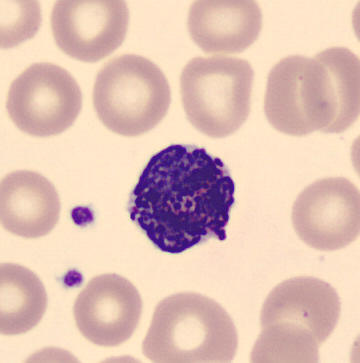
#> input picture data/annotations/yolo11_pilot/images/BA_100102.jpg, 360 x 363 px
$ python -i quality.py   (imports and definitions only)
#> lines starting #> are read from the running program, lines starting #| are printed output that depends on the picture
#> further down, picture is the input picture: PIL image 360x363 RGB; mean R, G, B 224.1, 193, 181.5
"""Heuristic input-quality checks shown as warnings next to a prediction.

IMPORTANT: these are simple, *unvalidated* heuristics (brightness, contrast,
blur, colour saturation, aspect ratio). They flag images that look unlike a
typical stained PBC smear crop; they are **not** an out-of-distribution detector
and do not guarantee anything about prediction correctness. Thresholds are
module constants so they can be calibrated against the real dataset with
``compute_quality_stats``.
"""

from __future__ import annotations

from dataclasses import dataclass

import numpy as np
from PIL import Image
from scipy import ndimage

MIN_MEAN_BRIGHTNESS = 40.0     # 0-255 grey level; below -> "too dark"
MAX_MEAN_BRIGHTNESS = 235.0    # above -> "too bright / washed out"
MIN_CONTRAST_STD = 12.0        # grey-level std; below -> "low contrast"
MIN_LAPLACIAN_VAR = 20.0       # on a 224px grey image; below -> "possibly blurry"
MIN_MEAN_SATURATION = 0.06     # HSV saturation 0-1; below -> "almost greyscale"
MAX_ASPECT_RATIO = 1.25        # long/short side; above -> distorted by resize


@dataclass(frozen=True)
class QualityWarning:
    code: str
    message: str


def compute_quality_stats(image: Image.Image) -> dict[str, float]:
    """Numeric statistics behind the warnings (useful for calibrating thresholds)."""
    rgb = image.convert("RGB")
    width, height = rgb.size
#> width = 360; height = 363
    small = rgb.resize((224, 224), Image.Resampling.BILINEAR)
    grey = np.asarray(small.convert("L"), dtype=np.float32)
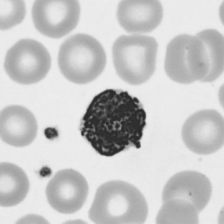
#> grey: shape (224, 224) float32; min 40, max 237, mean 201
    hsv = np.asarray(small.convert("HSV"), dtype=np.float32)
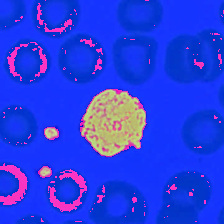
#> hsv: shape (224, 224, 3) float32; mean R, G, B 39.1, 61.1, 227.1
    return {
        "width": float(width),
        "height": float(height),
        "aspect_ratio": float(max(width, height) / max(1, min(width, height))),
        "mean_brightness": float(grey.mean()),
        "contrast_std": float(grey.std()),
        "laplacian_var": float(ndimage.laplace(grey).var()),
        "mean_saturation": float(hsv[..., 1].mean() / 255.0),
    }


def check_quality(image: Image.Image) -> list[QualityWarning]:
    """Return human-readable warnings (empty list = nothing unusual detected)."""
    s = compute_quality_stats(image)
    out: list[QualityWarning] = []
    if s["mean_brightness"] < MIN_MEAN_BRIGHTNESS:
        out.append(QualityWarning("dark", "The image is very dark."))
    if s["mean_brightness"] > MAX_MEAN_BRIGHTNESS:
        out.append(QualityWarning("bright", "The image is very bright or washed out."))
    if s["contrast_std"] < MIN_CONTRAST_STD:
        out.append(QualityWarning("low_contrast", "The image has very low contrast."))
    if s["laplacian_var"] < MIN_LAPLACIAN_VAR:
        out.append(QualityWarning("blurry", "The image may be blurry or out of focus."))
    if s["mean_saturation"] < MIN_MEAN_SATURATION:
        out.append(QualityWarning("greyscale", "The image has almost no colour; the model was trained on stained colour smears."))
    if s["aspect_ratio"] > MAX_ASPECT_RATIO:
        out.append(QualityWarning("aspect_ratio", "The image is not roughly square; resizing to 224x224 will distort it. Crop around a single cell for best results."))
    return out

>>> from PIL import Image
>>> picture = Image.open('../../data/annotations/yolo11_pilot/images/BA_100102.jpg')
>>> result = compute_quality_stats(picture)
#> result = {'width': 360, 'height': 363, 'aspect_ratio': 1.01, 'mean_brightness': 201, 'contrast_std': 44.01, 'laplacian_var': 92.38, 'mean_saturation': 0.24}

$ run again, on data/annotations/yolo11_pilot/images/BA_101381.jpg
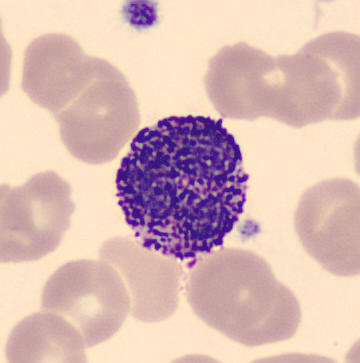
#> input picture data/annotations/yolo11_pilot/images/BA_101381.jpg, 360 x 363 px
#> picture is the input picture: PIL image 360x363 RGB; mean R, G, B 216.9, 185.3, 180.2
#> in compute_quality_stats, `grey = np.asarray(small.convert("L"), dtype=np.float32)`:
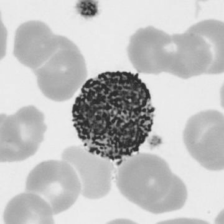
#> grey: shape (224, 224) float32; min 41, max 237, mean 194.2
#> in compute_quality_stats, `hsv = np.asarray(small.convert("HSV"), dtype=np.float32)`:
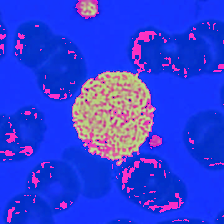
#> hsv: shape (224, 224, 3) float32; mean R, G, B 47, 63.2, 221.6
#> result = {'width': 360, 'height': 363, 'aspect_ratio': 1.01, 'mean_brightness': 194.2, 'contrast_std': 48.2, 'laplacian_var': 197.8, 'mean_saturation': 0.248}

$ run again, on data/annotations/yolo11_pilot/images/BA_320878.jpg
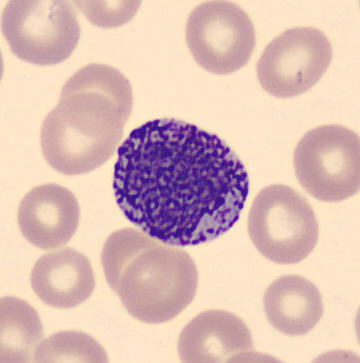
#> input picture data/annotations/yolo11_pilot/images/BA_320878.jpg, 360 x 363 px
#> picture is the input picture: PIL image 360x363 RGB; mean R, G, B 220.7, 189.7, 182.4
#> in compute_quality_stats, `grey = np.asarray(small.convert("L"), dtype=np.float32)`:
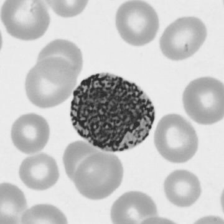
#> grey: shape (224, 224) float32; min 42, max 238, mean 198.1
#> in compute_quality_stats, `hsv = np.asarray(small.convert("HSV"), dtype=np.float32)`:
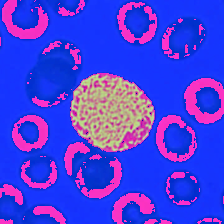
#> hsv: shape (224, 224, 3) float32; mean R, G, B 71, 61.2, 224.7
#> result = {'width': 360, 'height': 363, 'aspect_ratio': 1.01, 'mean_brightness': 198.1, 'contrast_std': 45.75, 'laplacian_var': 153.4, 'mean_saturation': 0.24}

$ run again, on data/annotations/yolo11_pilot/images/BA_446850.jpg
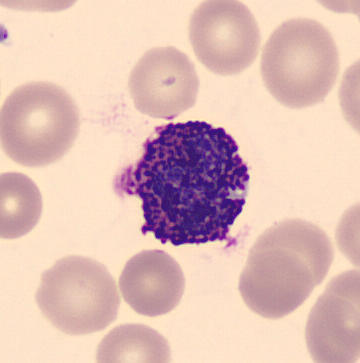
#> input picture data/annotations/yolo11_pilot/images/BA_446850.jpg, 360 x 363 px
#> picture is the input picture: PIL image 360x363 RGB; mean R, G, B 223.4, 189.8, 182.6
#> in compute_quality_stats, `grey = np.asarray(small.convert("L"), dtype=np.float32)`:
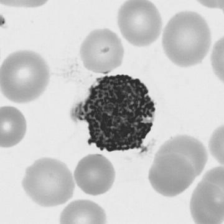
#> grey: shape (224, 224) float32; min 39, max 236, mean 199.1
#> in compute_quality_stats, `hsv = np.asarray(small.convert("HSV"), dtype=np.float32)`:
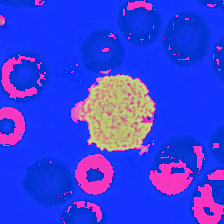
#> hsv: shape (224, 224, 3) float32; mean R, G, B 55.7, 63, 226.6
#> result = {'width': 360, 'height': 363, 'aspect_ratio': 1.01, 'mean_brightness': 199.1, 'contrast_std': 47.63, 'laplacian_var': 109.9, 'mean_saturation': 0.247}
